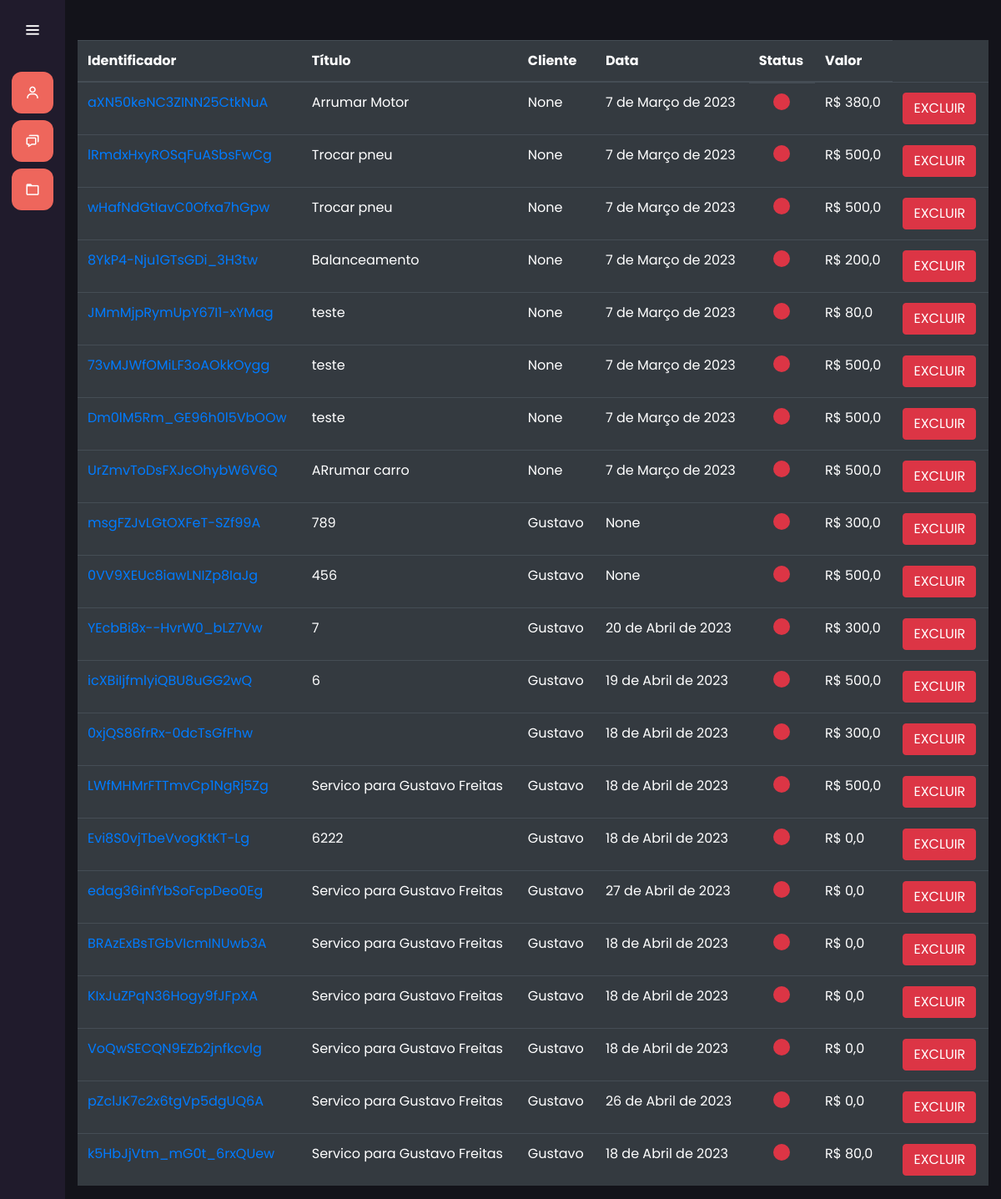
The page /servicos/listar_servico/ on the database as committed earlier.
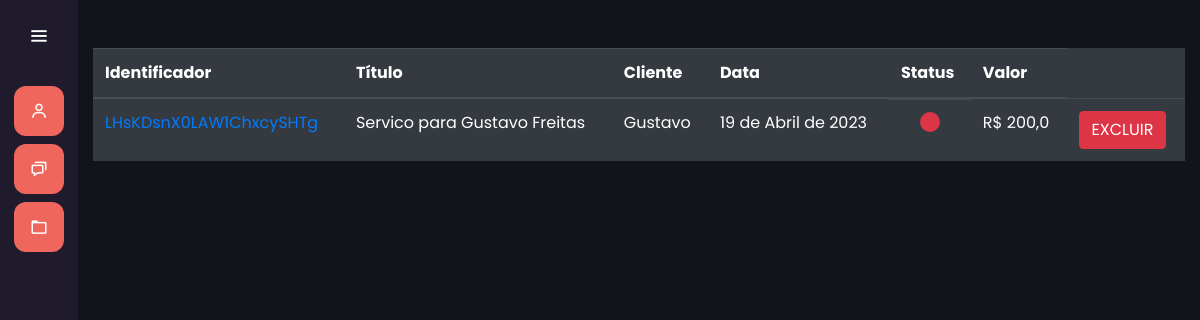
The same page on the database as committed later.
### services/models.py (models this page shows, shortened)
class Service(models.Model):
    titulo = models.CharField(max_length=30)
    cliente = models.ForeignKey(Cliente, on_delete=models.SET_NULL, null=True)
    maintenance_category = models.ManyToManyField(MaintenanceCategory)
    data_inicio = models.DateField(null=True)
    data_entrega = models.DateField(null=True)
    finalizado = models.BooleanField(default=False)
    protocol = models.CharField(max_length=52, null=True, blank=True)
    identificador = models.CharField(max_length=24, null=True, blank=True)
    descricao = models.TextField(null=True, blank=True)
    def total_price(self):
        total_price = float(0)
        for category in self.maintenance_category.all():
            total_price += float(category.preco)
        return total_price

class MaintenanceCategory(models.Model):
    titulo = models.CharField(
        max_length=3, choices=ChoicesMaintenanceCategory.choices)
    preco = models.DecimalField(max_digits=8, decimal_places=2)

### client/models.py (models this page shows)
class Cliente(models.Model):
    nome = models.CharField(max_length=50)
    sobrenome = models.CharField(max_length=50)
    email = models.EmailField(max_length=50)
    cpf = models.CharField(max_length=12)
    def __str__(self) -> str:
        return self.nome

### services/views.py (the view, shortened to what this page needs)
# urls.py: path('listar_servico/', views.list_service, name='listar_servico'),
def list_service(request):
    if request.method == "GET":
        services = Service.objects.all()
        print(type(services))
        return render(request, 'listar_servico.html', {'services': services})

### services/templates/listar_servico.html
{% extends "index.html" %} {% load static %} {% block 'head' %}
<link rel="stylesheet" href="{% static 'clientes/css/clientes.css' %}" />
{% endblock %} {% block 'dashboard' %} {%csrf_token%}
<br />
<br />
<div class="container-fluid distanciamento">
  <table class="table table-dark">
    <thead>
      <tr>
        <th scope="col">Identificador</th>
        <th scope="col">Título</th>
        <th scope="col">Cliente</th>
        <th scope="col">Data</th>
        <th scope="col">Status</th>
        <th scope="col">Valor</th>
      </tr>
    </thead>
    <tbody>
      {% for servico in services %}
      <tr>
        <td>
          <a href="{% url 'servico' servico.identificador%}"
            >{{servico.identificador}}</a
          >
        </td>
        <td>{{servico.titulo}}</td>
        <td>{{servico.cliente}}</td>
        <td>{{servico.data_inicio}}</td>
        <td class="d-flex justify-content-center">
          {% if servico.finalizado %}
          <div id="finalizado" class="mx-auto"></div>
          {% else %}
          <div id="manutencao"></div>
          {% endif %}
        </td>
        <td>R$ {{servico.total_price}}</td>
        <td>
          <button
            class="btn btn-danger btnService"
            onclick="excludeService(this)"
          >
            EXCLUIR
          </button>
        </td>
      </tr>
      {% endfor %}
    </tbody>
  </table>
</div>
{%endblock%}

Rows that differ between the two databases and show on the page:
removed Service: identificador "aXN50keNC3ZINN25CtkNuA", titulo "Arrumar Motor", cliente "None", data_inicio "7 de Março de 2023", finalizado False (drawn), total_price "380,0"
removed Service: identificador "lRmdxHxyROSqFuASbsFwCg", titulo "Trocar pneu", cliente "None", data_inicio "7 de Março de 2023", finalizado False (drawn), total_price "500,0"
removed Service: identificador "wHafNdGtIavC0Ofxa7hGpw", titulo "Trocar pneu", cliente "None", data_inicio "7 de Março de 2023", finalizado False (drawn), total_price "500,0"
removed Service: identificador "8YkP4-Nju1GTsGDi_3H3tw", titulo "Balanceamento", cliente "None", data_inicio "7 de Março de 2023", finalizado False (drawn), total_price "200,0"
removed Service: identificador "JMmMjpRymUpY67I1-xYMag", titulo "teste", cliente "None", data_inicio "7 de Março de 2023", finalizado False (drawn), total_price "80,0"
removed Service: identificador "73vMJWfOMiLF3oAOkkOygg", titulo "teste", cliente "None", data_inicio "7 de Março de 2023", finalizado False (drawn), total_price "500,0"
removed Service: identificador "Dm0lM5Rm_GE96h0l5VbOOw", titulo "teste", cliente "None", data_inicio "7 de Março de 2023", finalizado False (drawn), total_price "500,0"
removed Service: identificador "UrZmvToDsFXJcOhybW6V6Q", titulo "ARrumar carro", cliente "None", data_inicio "7 de Março de 2023", finalizado False (drawn), total_price "500,0"
removed Service: identificador "msgFZJvLGtOXFeT-SZf99A", titulo "789", cliente "Gustavo", data_inicio "None", finalizado False (drawn), total_price "300,0"
removed Service: identificador "0VV9XEUc8iawLNIZp8IaJg", titulo "456", cliente "Gustavo", data_inicio "None", finalizado False (drawn), total_price "500,0"
removed Service: identificador "YEcbBi8x--HvrW0_bLZ7Vw", titulo "7", cliente "Gustavo", data_inicio "20 de Abril de 2023", finalizado False (drawn), total_price "300,0"
removed Service: identificador "icXBiIjfmlyiQBU8uGG2wQ", titulo "6", cliente "Gustavo", data_inicio "19 de Abril de 2023", finalizado False (drawn), total_price "500,0"
removed Service: identificador "0xjQS86frRx-0dcTsGfFhw", cliente "Gustavo", data_inicio "18 de Abril de 2023", finalizado False (drawn), total_price "300,0"
removed Service: identificador "LWfMHMrFTTmvCp1NgRj5Zg", titulo "Servico para Gustavo Freitas", cliente "Gustavo", data_inicio "18 de Abril de 2023", finalizado False (drawn), total_price "500,0"
removed Service: identificador "Evi8S0vjTbeVvogKtKT-Lg", titulo "6222", cliente "Gustavo", data_inicio "18 de Abril de 2023", finalizado False (drawn), total_price "0,0"
removed Service: identificador "edag36infYbSoFcpDeo0Eg", titulo "Servico para Gustavo Freitas", cliente "Gustavo", data_inicio "27 de Abril de 2023", finalizado False (drawn), total_price "0,0"
removed Service: identificador "BRAzExBsTGbVIcmINUwb3A", titulo "Servico para Gustavo Freitas", cliente "Gustavo", data_inicio "18 de Abril de 2023", finalizado False (drawn), total_price "0,0"
removed Service: identificador "KIxJuZPqN36Hogy9fJFpXA", titulo "Servico para Gustavo Freitas", cliente "Gustavo", data_inicio "18 de Abril de 2023", finalizado False (drawn), total_price "0,0"
removed Service: identificador "VoQwSECQN9EZb2jnfkcvlg", titulo "Servico para Gustavo Freitas", cliente "Gustavo", data_inicio "18 de Abril de 2023", finalizado False (drawn), total_price "0,0"
removed Service: identificador "pZclJK7c2x6tgVp5dgUQ6A", titulo "Servico para Gustavo Freitas", cliente "Gustavo", data_inicio "26 de Abril de 2023", finalizado False (drawn), total_price "0,0"
removed Service: identificador "k5HbJjVtm_mG0t_6rxQUew", titulo "Servico para Gustavo Freitas", cliente "Gustavo", data_inicio "18 de Abril de 2023", finalizado False (drawn), total_price "80,0"
added Service: identificador "LHsKDsnX0LAW1ChxcySHTg", titulo "Servico para Gustavo Freitas", cliente "Gustavo", data_inicio "19 de Abril de 2023", finalizado False (drawn), total_price "200,0"
